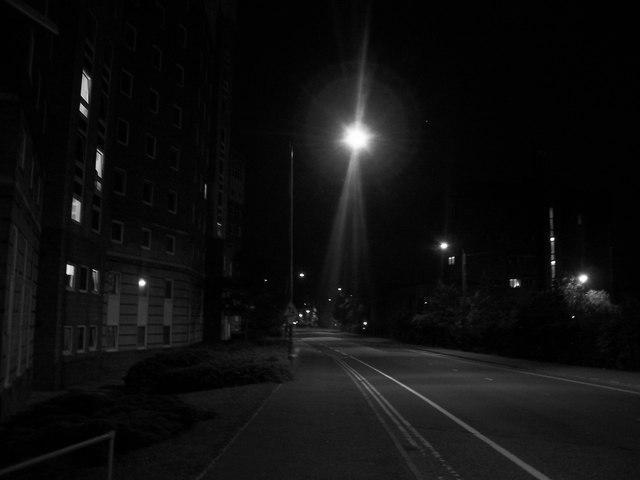
#> input picture Image Processing and Computer Vision/01_image_enhancement/images/Dark_Road.jpg, 640 x 480 px, given in place of jet.jpeg, which was not available
$ python pyramids.py
#> lines starting #> are read from the running program, lines starting #| are printed output that depends on the picture; pictures that were not available may be replaced by others from this repository, and a replacement may not be noted
import cv2
import numpy as np
import matplotlib.pyplot as plt
from numpy.fft import fft2, fftshift
import os
from pathlib import Path

def pyramidsGL(im, N):
    """
    Constructs Gaussian and Laplacian pyramids of level N from image im.
    Returns:
        G: Gaussian pyramid (list of images)
        L: Laplacian pyramid (list of images)
    """
    G = [im.astype(np.float32)]  # Start with original image
    for i in range(1, N):
        im = cv2.pyrDown(im)  # Downsample image by factor of 2
        G.append(im.astype(np.float32))

    L = []
    for i in range(N - 1):
        # Upsample the next level and subtract from current level to get Laplacian
        size = (G[i].shape[1], G[i].shape[0])  # width, height
        GE = cv2.pyrUp(G[i + 1], dstsize=size)
        L.append(G[i] - GE)
    L.append(G[-1])  # The last Gaussian level is also the last Laplacian level

    return G, L

def displayPyramids(G, L, title_prefix=""):
    """
    Displays Gaussian and Laplacian pyramids as grayscale images.
    """
    N = len(G)
    plt.figure(figsize=(15, 6))
    for i in range(N):
        # Gaussian
        plt.subplot(2, N, i + 1)
        plt.imshow(np.clip(G[i] / 255, 0, 1))
        plt.title(f'{title_prefix} G[{i}]')
        plt.axis('off')

        # Laplacian
        plt.subplot(2, N, N + i + 1)
        norm_L = (L[i] - L[i].min()) / (L[i].max() - L[i].min() + 1e-6)  # Normalize for display
        plt.imshow(np.clip(norm_L, 0, 1))
        plt.title(f'{title_prefix} L[{i}]')
        plt.axis('off')
    plt.tight_layout()

def displayFFT(im, minv=0, maxv=8):
    """
    Displays the FFT amplitude spectrum of an image.
    minv, maxv: used to clip the spectrum for better visibility.
    """
    if len(im.shape) == 3:
        im = cv2.cvtColor(im, cv2.COLOR_BGR2GRAY)  # Convert to grayscale if needed
    fft_result = fft2(im)
    fft_shifted = fftshift(fft_result)  # Center low frequencies
    magnitude = np.log(np.abs(fft_shifted) + 1e-6)
    magnitude = np.clip(magnitude, minv, maxv)
    plt.imshow(magnitude)
    plt.title('FFT Amplitude')
    plt.axis('off')

def reconstruct_from_Laplacian_pyramid(L):
    """
    Reconstructs an image from its Laplacian pyramid.
    """
    current = L[-1]  # Start from the smallest level
    for i in range(len(L) - 2, -1, -1):
        size = (L[i].shape[1], L[i].shape[0])
        current = cv2.pyrUp(current, dstsize=size)
        current = cv2.add(current, L[i])
    return current


if __name__ == "__main__":

    script_directory = os.path.dirname(os.path.abspath(__file__))
    output_path = os.path.join(script_directory, "output")
    Path(output_path).mkdir(parents= True,exist_ok=True)


    # Load images and mask
    img1 = cv2.imread(os.path.join(script_directory,'Data','jet.jpeg'), cv2.IMREAD_COLOR_RGB)
#> img1 is the input picture: shape (480, 640, 3); min 0, max 255, mean 15.2
    img2 = cv2.imread(os.path.join(script_directory,'Data','cloud.jpg'), cv2.IMREAD_COLOR_RGB)
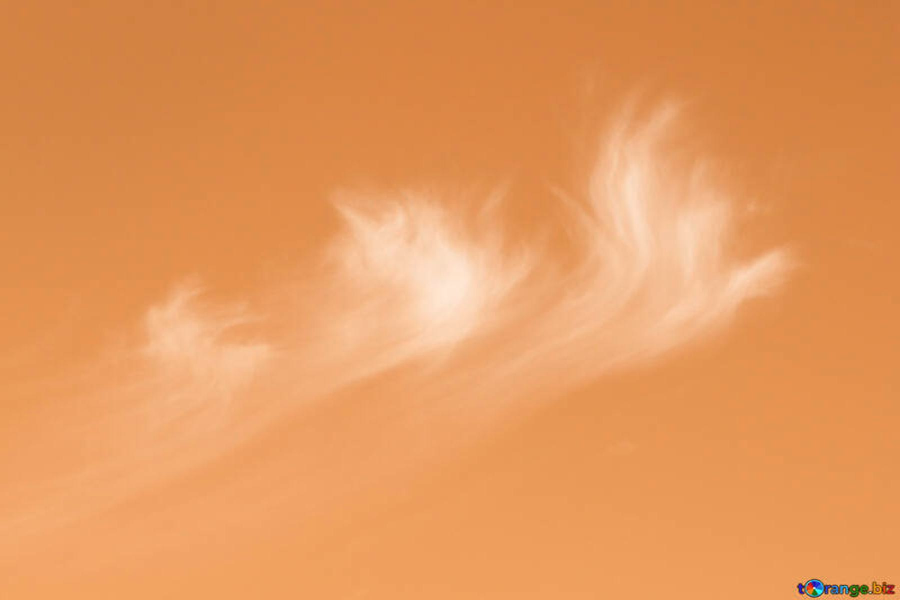
#> input picture Image Processing and Computer Vision/03_gaussian_and_laplacian_pyramids/Data/cloud.jpg, 1800 x 1200 px (shown at 1/2 size)
#> img2 is the input picture: shape (1200, 1800, 3); mean B, G, R 92.9, 153, 229.6
    mask = cv2.imread(os.path.join(script_directory,'Data','mask.jpg'), cv2.IMREAD_GRAYSCALE)   # Load mask as grayscale and normalize
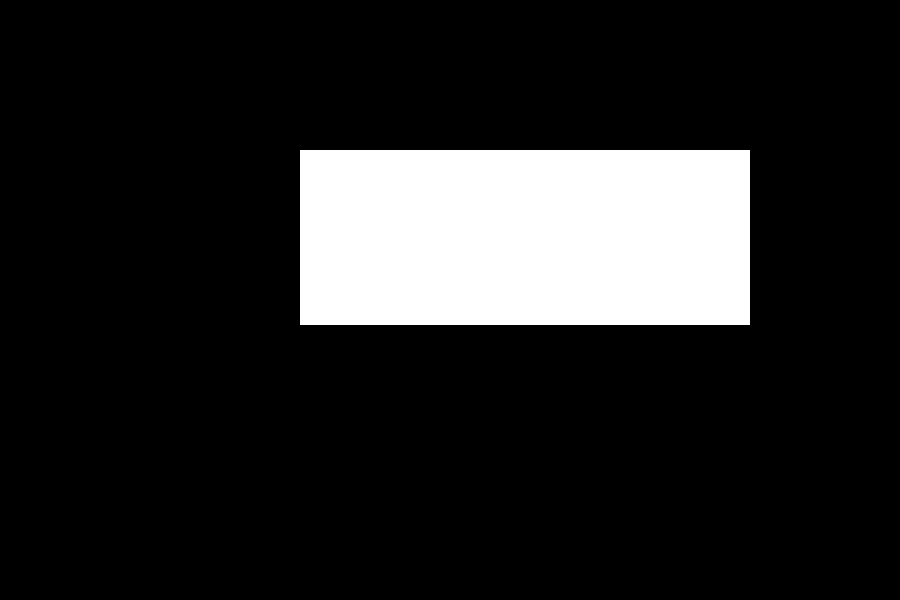
#> input picture Image Processing and Computer Vision/03_gaussian_and_laplacian_pyramids/Data/mask.jpg, 1800 x 1200 px (shown at 1/2 size)
#> mask is the input picture: shape (1200, 1800); min 0, max 255, mean 37.2

    # Resize all to same size (e.g., 512x512)
    img1 = cv2.resize(img1, (512, 512)).astype(np.float32)
#> img1: shape (512, 512, 3) float32
    img2 = cv2.resize(img2, (512, 512)).astype(np.float32)
#> img2: shape (512, 512, 3) float32
    mask = cv2.resize(mask, (512, 512)).astype(np.float32)
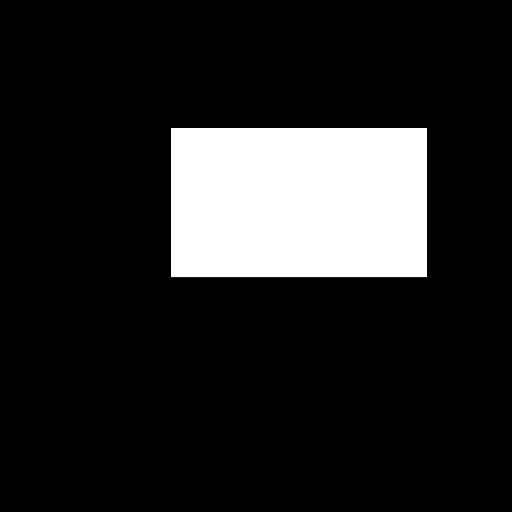
#> mask: shape (512, 512) float32; min 0, max 255, mean 37.1
    mask = mask / 255.0  # Normalize mask to [0, 1]

    # Convert mask to 3 channels for RGB blending
    mask = np.stack([mask]*3, axis=-1)
#> mask: shape (512, 512, 3) float32

    # Number of pyramid levels
    N = 5

    # Generate Gaussian and Laplacian pyramids for both images and mask
    G1, L1 = pyramidsGL(img1, N)
#> after the loop in pyramidsGL, `for i in range(1, N):`: G = 5 items
#> after the loop in pyramidsGL, `for i in range(N - 1):`: L = 4 items
#> G1 = 5 items; L1 = 5 items
    G2, L2 = pyramidsGL(img2, N)
#> call 2 of pyramidsGL, with N = 5
#> after the loop in pyramidsGL (call 2), `for i in range(1, N):`:
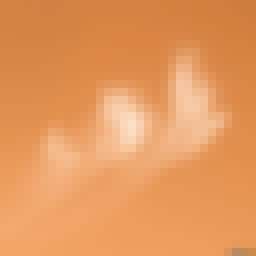
#> im: shape (32, 32, 3) float32 (shown 8 times larger); mean of channels 0, 1, 2 92.5, 152.7, 229.3; drawn as B, G, R
#> G2 = 5 items; L2 = 5 items
    Gm, _ = pyramidsGL(mask, N)
#> Gm = 5 items

    # Display image pyramids
    displayPyramids(G1, L1, "Image 1")
#> in displayPyramids, `N = len(G)`: N = 5
    plt.savefig(os.path.join(output_path, 'pyramids_image1.png'))
    displayPyramids(G2, L2, "Image 2")
#> call 2 of displayPyramids, with title_prefix = 'Image 2'
#> after the loop in displayPyramids (call 2), `for i in range(N):`:
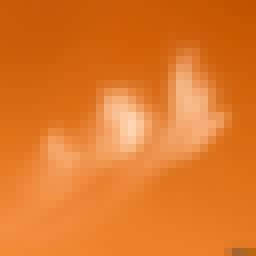
#> norm_L: shape (32, 32, 3) float32 (shown 8 times larger); mean of channels 0, 1, 2 0.16, 0.476, 0.878; drawn as B, G, R
    plt.savefig(os.path.join(output_path, 'pyramids_image2.png'))

    # Show FFTs of Laplacian pyramid levels for Image 1
    fig1 = plt.figure(figsize=(15, 5))
    fig1.suptitle("FFT Analysis of Laplacian Pyramid Image 1", fontsize=16)
    for i in range(N):
        plt.subplot(1, N, i + 1)
        displayFFT(L1[i], minv=0, maxv=15)
        plt.title(f'Level {i}')
    plt.tight_layout()
    fig1.savefig(os.path.join(output_path, 'fft_laplacian_pyramid_image_1.png'))
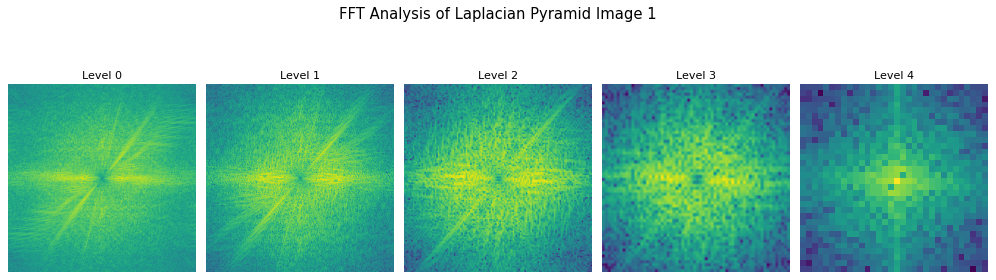
#> figure drawn by matplotlib, 5 panels
    # Show FFTs of Gaussian pyramid levels for Image 1

    fig2 = plt.figure(figsize=(15, 5))
    fig2.suptitle("FFT Analysis of Gaussian Pyramid Image 1", fontsize=16)
    for i in range(N):
        plt.subplot(1, N, i + 1)
        displayFFT(G1[i], minv=0, maxv=15)
        plt.title(f'Level {i}')
#> this loop made 5 passes
#> pass 1, in displayFFT (call 6), `magnitude = np.log(np.abs(fft_shifted) + 1e-6)`:
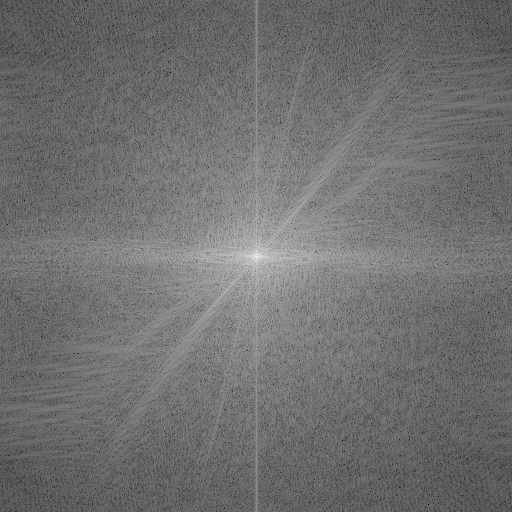
#> magnitude: shape (512, 512) float64; min 0.484, max 15.19, mean 6.95; drawn with min black and max white
    plt.tight_layout()
    fig2.savefig(os.path.join(output_path,'fft_gaussian_pyramid_image_1.png'))

    # Show FFTs of Laplacian pyramid levels for Image 2
    fig3 = plt.figure(figsize=(15, 5))
    fig3.suptitle("FFT Analysis of Laplacian Pyramid Image 2", fontsize=16)
    for i in range(N):
        plt.subplot(1, N, i + 1)
        displayFFT(L2[i], minv=0, maxv=15)
        plt.title(f'Level {i}')
    plt.tight_layout()
    fig3.savefig(os.path.join(output_path, 'fft_laplacian_pyramid_image_2.png'))
    # Show FFTs of Gaussian pyramid levels for Image 2
    fig4 = plt.figure(figsize=(15, 5))
    fig4.suptitle("FFT Analysis of Gaussian Pyramid Image 2", fontsize=16)
    for i in range(N):
        plt.subplot(1, N, i + 1)
        displayFFT(G2[i], minv=0, maxv=15)
        plt.title(f'Level {i}')
    plt.tight_layout()
    fig4.savefig(os.path.join(output_path,'fft_gaussian_pyramid_image_2.png'))

    # Blend the Laplacian pyramids using the Gaussian mask
    blended_L = []
    for i in range(N):
        blended = Gm[i] * L1[i] + (1 - Gm[i]) * L2[i]
        blended_L.append(blended)
#> after the loop, blended_L = 5 items

    # Reconstruct the final blended image
    blended_img = reconstruct_from_Laplacian_pyramid(blended_L)
#> the loop in reconstruct_from_Laplacian_pyramid, `for i in range(len(L) - 2, -1, -1):` made 4 passes
#> (i, size) on passes 1, 3, 4: (3, (64, 64)), (1, (256, 256)), (0, (512, 512))
#> size on pass 2: (128, 128)

    # Display original and blended images
    plt.figure(figsize=(10, 5))
    plt.subplot(1, 3, 1)
    plt.imshow(img1.astype(np.uint8))
    plt.title('Image 1')
    plt.axis('off')

    plt.subplot(1, 3, 2)
    plt.imshow(img2.astype(np.uint8))
    plt.title('Image 2')
    plt.axis('off')

    plt.subplot(1, 3, 3)
    plt.imshow(np.clip(blended_img / 255, 0, 1))
    plt.title('Blended Image')
    plt.axis('off')

    plt.tight_layout()
    plt.savefig(os.path.join(output_path,'Original_blended_iamges.png'))
    plt.show()
